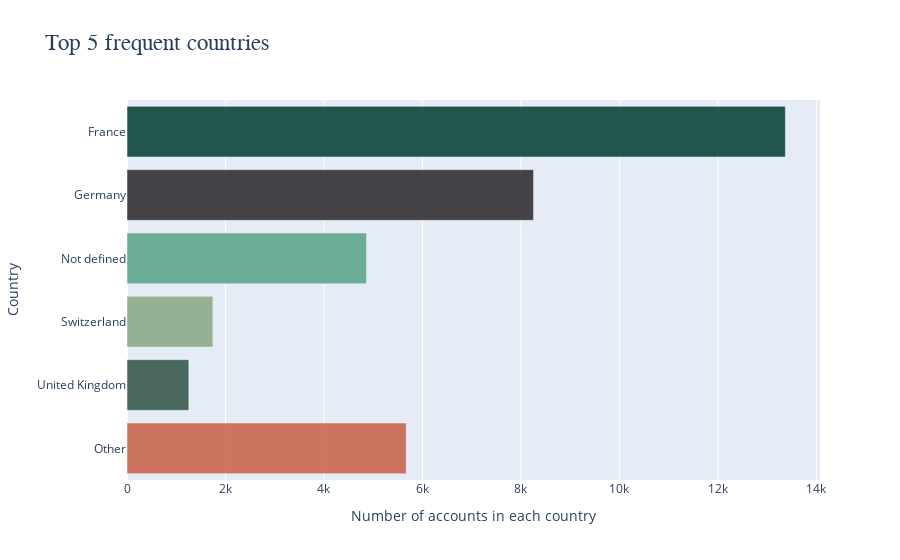

Notebook source saved alongside this figure:
### Code cell
#import 
import plotly.graph_objects as go
import numpy as np
top_5_countries_plot(df2)

### Figure 1 — Plotly figure (JSON) as saved in the notebook; plotly's stock layout.template omitted (floating-point values rounded to 4 significant figures)
{"data": [{"marker": {"color": ["#C96048", "#2E5144", "#88A682", "#55A185", "#272529", "#003C30"]}, "name": "Country_EN", "opacity": 0.85, "orientation": "h", "type": "bar", "x": [5670, 1255, 1744, 4863, 8256, 13372], "y": ["Other", "United Kingdom", "Switzerland", "Not defined", "Germany", "France"]}], "layout": {"hoverlabel": {"bgcolor": "#F7F2EE", "font": {"family": "Lato-Light", "size": 16}}, "title": {"font": {"family": "Lato-Regular", "size": 23}, "text": "Top 5 frequent countries"}, "xaxis": {"title": {"text": "Number of accounts in each country"}}, "yaxis": {"title": {"text": "Country"}}}}
